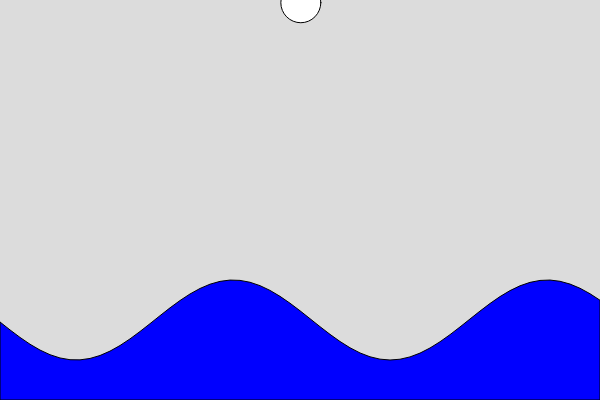
Frame 1 (no input)
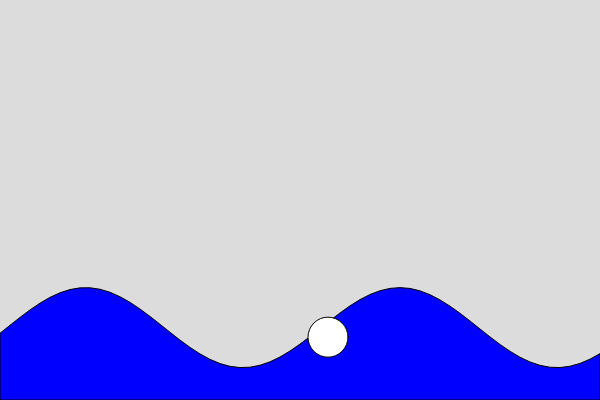
Frame 60 (no input)
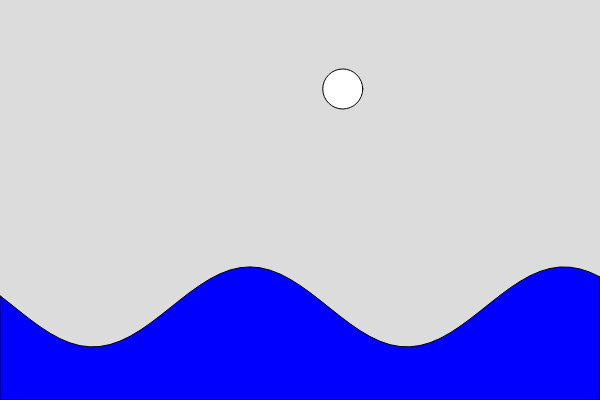
Frame 120 (the mouse pressed at the canvas centre since frame 60)

The p5.js sketch that drew these frames (run headless with seeded random() and noise() and a simulated clock; from frame 60 on, the mouse is pressed at the canvas centre):

// p5.js sketch
// ── sketch.js
let shape;
let gravity;
let resistance;
let speed;
let waterR;
let waveF;
let waveA;
let waveSpeed;

function setup() {
  createCanvas(600, 400);
  shape = {
    x: width / 2,
    y: 0,
    radius: 20
  };
  gravity = createVector(0, 0.2);
  resistance = 0.1; 
  speed = createVector(random(-2, 2), random(2, 5)); 
  waterR = 0;
  waveF = 0.02;
  waveA = 40;
  waveSpeed = 0.05;
}

function draw() {
  background(220);
   let waterLevel = height * 0.8 + sin(waterR) * waveA;
  waterR += waveSpeed;
  if (shape.y + shape.radius < waterLevel) {
    speed.add(gravity);
    let resistanceForce = speed.copy().mult(-1).normalize().mult(resistance);
    speed.add(resistanceForce);
    shape.x += speed.x;
    shape.y += speed.y;
  } else {
    let bounce = createVector(0, -0.5);
    speed.add(bounce);
    let resistanceForce = speed.copy().mult(-1).normalize().mult(resistance);
    speed.add(resistanceForce);
    shape.x += speed.x;
    shape.y += speed.y;
    speed.add(createVector(random(-0.5, 0.5), random(-0.5, 0)));
  }
  
  drawWaves(waterLevel);
  fill(255);
  ellipse(shape.x, shape.y, shape.radius * 2);
}

function drawWaves(waterLevel) {
  beginShape();
  fill(0,0,255);
  for (let x = 0; x <= width; x += 10) {
    let y = waterLevel + sin(x * waveF + waterR) * waveA;
    vertex(x, y);
  }
  vertex(width, height);
  vertex(0, height);
  endShape(CLOSE);
}
